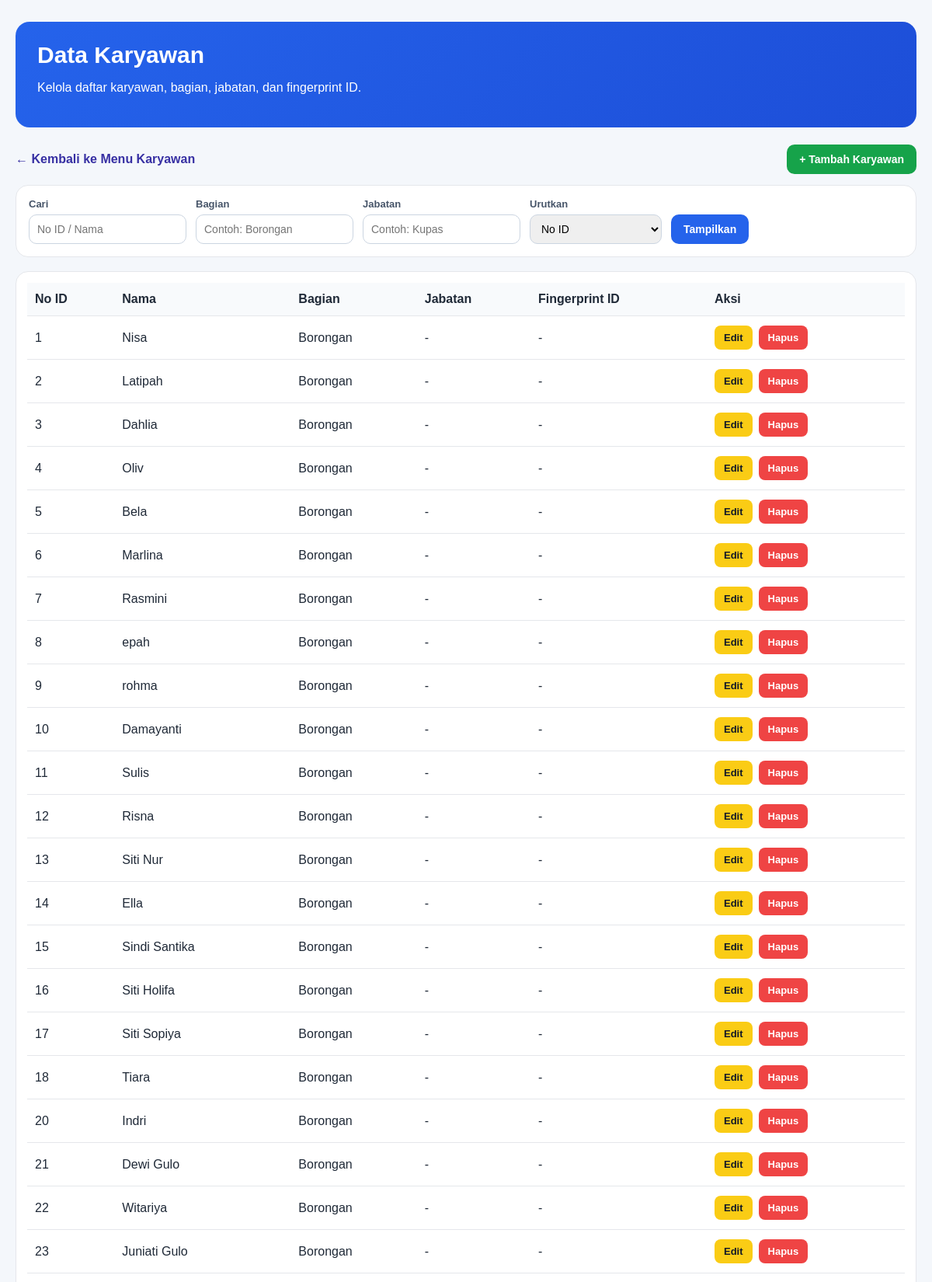
The page /karyawan/employees (upper part) on the database its author committed.
### tables this page shows
CREATE TABLE employees (
                        id INTEGER PRIMARY KEY AUTOINCREMENT,
                        no_id TEXT NOT NULL UNIQUE,
                        nama TEXT NOT NULL,
                        bagian TEXT,
                        jabatan TEXT,
                        status_aktif INTEGER NOT NULL DEFAULT 1,
                        tanggal_masuk TEXT,
                        fingerprint_id TEXT,
                        no_hp TEXT,
                        catatan TEXT,
                        created_at TEXT NOT NULL DEFAULT CURRENT_TIMESTAMP,
                        updated_at TEXT NOT NULL DEFAULT CURRENT_TIMESTAMP
                    );

### karyawan/routes.py (the view)
@karyawan_bp.route("/employees")
def employees_list():
    conn = get_conn()
    q = request.args.get("q", "").strip()
    bagian = request.args.get("bagian", "").strip()
    jabatan = request.args.get("jabatan", "").strip()
    sort = request.args.get("sort", "no_id")
    order_map = {
        "no_id": "CAST(no_id AS INTEGER), no_id",
        "nama": "nama",
        "bagian": "bagian, nama",
        "jabatan": "jabatan, nama"
    }
    order_by = order_map.get(sort, "CAST(no_id AS INTEGER), no_id")
    sql = "SELECT * FROM employees WHERE 1=1"
    params = []
    if q:
        sql += " AND (no_id LIKE ? OR nama LIKE ?)"
        params.extend([f"%{q}%", f"%{q}%"])
    if bagian:
        sql += " AND bagian = ?"
        params.append(bagian)
    if jabatan:
        sql += " AND jabatan = ?"
        params.append(jabatan)
    sql += f" ORDER BY {order_by}"
    employees = conn.execute(sql, params).fetchall()
    conn.close()
    return render_template("karyawan/employees.html", employees=employees)

### helpers/db.py (called while the page is built)
def get_conn():
    conn = sqlite3.connect(DB_PATH, timeout=30)
    conn.row_factory = sqlite3.Row
    conn.execute("PRAGMA foreign_keys = ON;")
    conn.execute("PRAGMA journal_mode = WAL;")
    return conn

### karyawan/templates/karyawan/employees.html (shortened to what this page needs)
<!DOCTYPE html>
<html lang="id">
<head>
</head>
<body>
  <div class="container">
    <div class="header-box">
      <h1>Data Karyawan</h1>
      <p>Kelola daftar karyawan, bagian, jabatan, dan fingerprint ID.</p>
    </div>
    <div class="top-actions">
      <a href="{{ url_for('karyawan.karyawan_index') }}" class="back-link">← Kembali ke Menu Karyawan</a>
      <a href="{{ url_for('karyawan.employee_add') }}" class="btn btn-green">+ Tambah Karyawan</a>
    </div>
    <form method="get" class="toolbar">
      <div class="field">
        <label>Cari</label>
        <input type="text" name="q" value="{{ request.args.get('q', '') }}" placeholder="No ID / Nama">
      </div>
      <div class="field">
        <label>Bagian</label>
        <input type="text" name="bagian" value="{{ request.args.get('bagian', '') }}" placeholder="Contoh: Borongan">
      </div>
      <div class="field">
        <label>Jabatan</label>
        <input type="text" name="jabatan" value="{{ request.args.get('jabatan', '') }}" placeholder="Contoh: Kupas">
      </div>
      <div class="field">
        <label>Urutkan</label>
        <select name="sort">
          <option value="no_id" {{ 'selected' if request.args.get('sort', 'no_id') == 'no_id' else '' }}>No ID</option>
        </select>
      </div>
      <button type="submit" class="btn btn-primary">Tampilkan</button>
    </form>
    <div class="table-card">
      <table>
        <thead>
          <tr>
            <th>No ID</th>
            <th>Nama</th>
            <th>Bagian</th>
            <th>Jabatan</th>
            <th>Fingerprint ID</th>
            <th>Aksi</th>
          </tr>
        </thead>
        <tbody>
          {% for k in employees %}
          <tr>
            <td>{{ k.no_id }}</td>
            <td>{{ k.nama }}</td>
            <td>{{ k.bagian or '-' }}</td>
            <td>{{ k.jabatan or '-' }}</td>
            <td>{{ k.fingerprint_id or '-' }}</td>
            <td>
              <div class="aksi">
                <a href="{{ url_for('karyawan.employee_edit', id=k.id) }}" class="btn-sm btn-edit">Edit</a>
                <form method="post" action="{{ url_for('karyawan.employee_delete', id=k.id) }}" onsubmit="return confirm('Hapus karyawan ini?');" style="margin:0;">
                  <button type="submit" class="btn-sm btn-delete">Hapus</button>
                </form>
              </div>
            </td>
          </tr>
          {% else %}
          <tr>
            <td colspan="6" style="text-align:center;">Belum ada data karyawan.</td>
          </tr>
          {% endfor %}
        </tbody>
      </table>
    </div>
  </div>
</body>
</html>

### karyawan/templates/karyawan/employees.html (style rules this page uses)
* { box-sizing: border-box; }
body { margin: 0; font-family: Arial, sans-serif; background: #f4f7fb; color: #1f2937; }
.container { max-width: 1200px; margin: 0 auto; padding: 28px 20px 40px; }
.header-box { background: linear-gradient(135deg, #2563eb, #1d4ed8); color: white; border-radius: 18px; padding: 26px 28px; margin-bottom: 22px; }
.header-box h1 { margin: 0 0 8px; font-size: 30px; }
.toolbar { background: white; border: 1px solid #e5e7eb; border-radius: 16px; padding: 16px; display: flex; flex-wrap: wrap; gap: 12px; align-items: end; margin-bottom: 18px; }
.field { display: flex; flex-direction: column; gap: 6px; }
.field label { font-size: 13px; font-weight: 700; color: #475569; }
.field input, .field select { height: 38px; min-width: 170px; padding: 0 10px; border: 1px solid #cbd5e1; border-radius: 10px; font-size: 14px; }
.btn { height: 38px; padding: 0 16px; border: none; border-radius: 10px; font-weight: 700; cursor: pointer; text-decoration: none; display: inline-flex; align-items: center; justify-content: center; font-size: 14px; }
.btn-primary { background: #2563eb; color: white; }
.btn-green { background: #16a34a; color: white; }
.table-card { background: white; border: 1px solid #e5e7eb; border-radius: 16px; padding: 14px; overflow: auto; }
table { width: 100%; border-collapse: collapse; min-width: 850px; }
th, td { border-bottom: 1px solid #e5e7eb; padding: 12px 10px; text-align: left; }
th { background: #f8fafc; }
.aksi { display: flex; gap: 8px; }
.btn-sm { padding: 8px 12px; border-radius: 8px; font-size: 13px; font-weight: 700; text-decoration: none; display: inline-block; border: none; cursor: pointer; }
.btn-edit { background: #facc15; color: #111827; }
.btn-delete { background: #ef4444; color: white; }
.top-actions { display: flex; justify-content: space-between; align-items: center; margin-bottom: 14px; gap: 10px; flex-wrap: wrap; }
.back-link { text-decoration: none; color: #3730a3; font-weight: 700; }

### rows shown on the page
employees: no_id "1", nama "Nisa", bagian "Borongan", jabatan "-", fingerprint "-"
employees: no_id "2", nama "Latipah", bagian "Borongan", jabatan "-", fingerprint "-"
employees: no_id "3", nama "Dahlia", bagian "Borongan", jabatan "-", fingerprint "-"
employees: no_id "4", nama "Oliv", bagian "Borongan", jabatan "-", fingerprint "-"
employees: no_id "5", nama "Bela", bagian "Borongan", jabatan "-", fingerprint "-"
employees: no_id "6", nama "Marlina", bagian "Borongan", jabatan "-", fingerprint "-"
employees: no_id "7", nama "Rasmini", bagian "Borongan", jabatan "-", fingerprint "-"
employees: no_id "8", nama "epah", bagian "Borongan", jabatan "-", fingerprint "-"
employees: no_id "9", nama "rohma", bagian "Borongan", jabatan "-", fingerprint "-"
employees: no_id "10", nama "Damayanti", bagian "Borongan", jabatan "-", fingerprint "-"
employees: no_id "11", nama "Sulis", bagian "Borongan", jabatan "-", fingerprint "-"
employees: no_id "12", nama "Risna", bagian "Borongan", jabatan "-", fingerprint "-"
employees: no_id "13", nama "Siti Nur", bagian "Borongan", jabatan "-", fingerprint "-"
employees: no_id "14", nama "Ella", bagian "Borongan", jabatan "-", fingerprint "-"
employees: no_id "15", nama "Sindi Santika", bagian "Borongan", jabatan "-", fingerprint "-"
employees: no_id "16", nama "Siti Holifa", bagian "Borongan", jabatan "-", fingerprint "-"
employees: no_id "17", nama "Siti Sopiya", bagian "Borongan", jabatan "-", fingerprint "-"
employees: no_id "18", nama "Tiara", bagian "Borongan", jabatan "-", fingerprint "-"
employees: no_id "20", nama "Indri", bagian "Borongan", jabatan "-", fingerprint "-"
employees: no_id "21", nama "Dewi Gulo", bagian "Borongan", jabatan "-", fingerprint "-"
employees: no_id "22", nama "Witariya", bagian "Borongan", jabatan "-", fingerprint "-"
employees: no_id "23", nama "Juniati Gulo", bagian "Borongan", jabatan "-", fingerprint "-"
